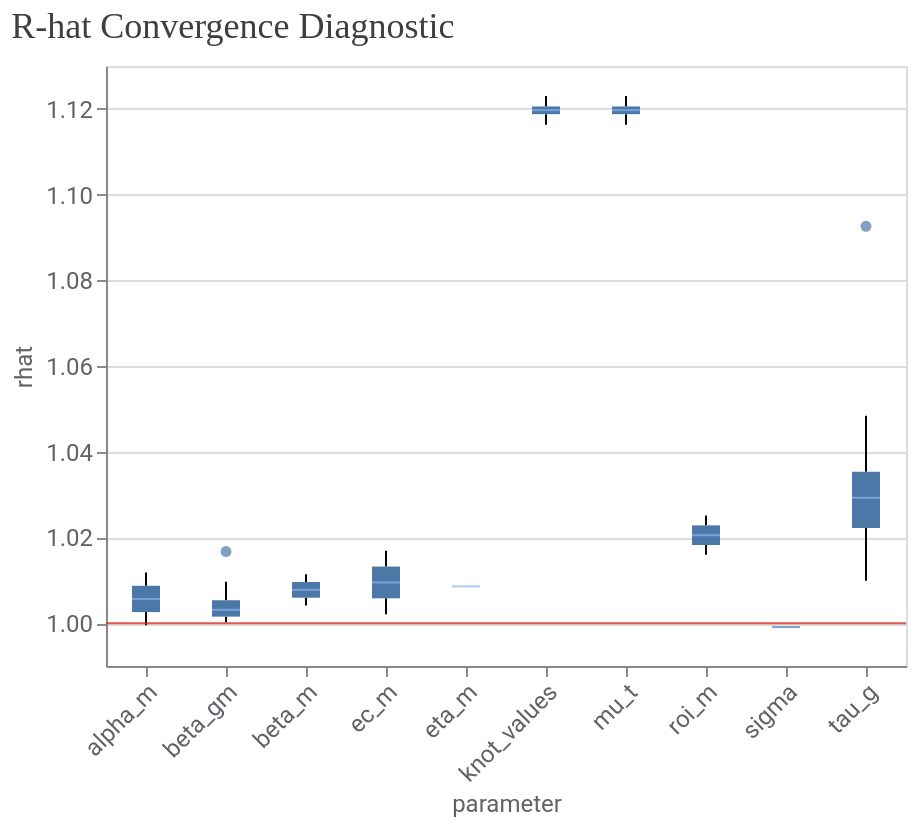

Notebook source saved alongside this figure:
### Code cell
model_diagnostics = visualizer.ModelDiagnostics(mmm)
model_diagnostics.plot_rhat_boxplot()

### Figure 1 — Vega-Lite specification as saved in the notebook (floating-point values rounded to 4 significant figures; data arrays with more than 128 entries replaced by an {"elided": "..."} marker saying what was removed)
{"config": {"view": {"continuousWidth": 300, "continuousHeight": 300}, "axis": {"labelColor": "#5F6368", "labelFont": "Roboto", "labelFontSize": 12, "titleColor": "#5F6368", "titleFont": "Roboto", "titleFontSize": 12, "titleFontWeight": "normal"}}, "layer": [{"data": {"name": "data-638ed75d03fdff0f4972b27e71992d28"}, "mark": {"type": "boxplot", "median": {"color": "#8AB4F8"}, "outliers": {"filled": true}}, "encoding": {"x": {"axis": {"labelAngle": -45}, "field": "parameter", "type": "nominal"}, "y": {"field": "rhat", "scale": {"zero": false}, "type": "quantitative"}}}, {"data": {"name": "empty"}, "mark": {"type": "rule", "color": "#D93025", "opacity": 0.8}, "encoding": {"y": {"datum": 1}}}], "title": {"text": "R-hat Convergence Diagnostic", "anchor": "start", "color": "#3C4043", "font": "Google Sans Display", "fontSize": 18, "fontWeight": "normal", "offset": 10}, "width": 400, "$schema": "https://vega.github.io/schema/vega-lite/v5.20.1.json", "datasets": {"data-638ed75d03fdff0f4972b27e71992d28": {"elided": "338 records"}, "empty": [{}]}}
